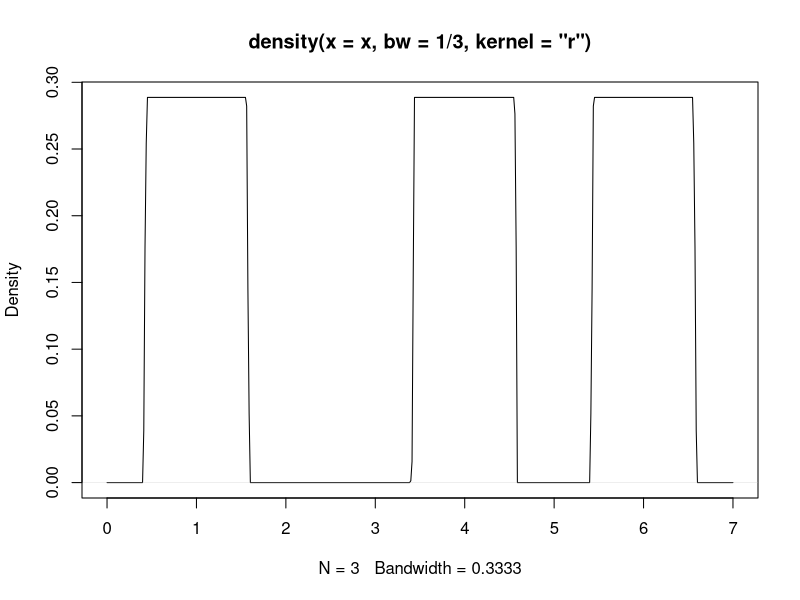
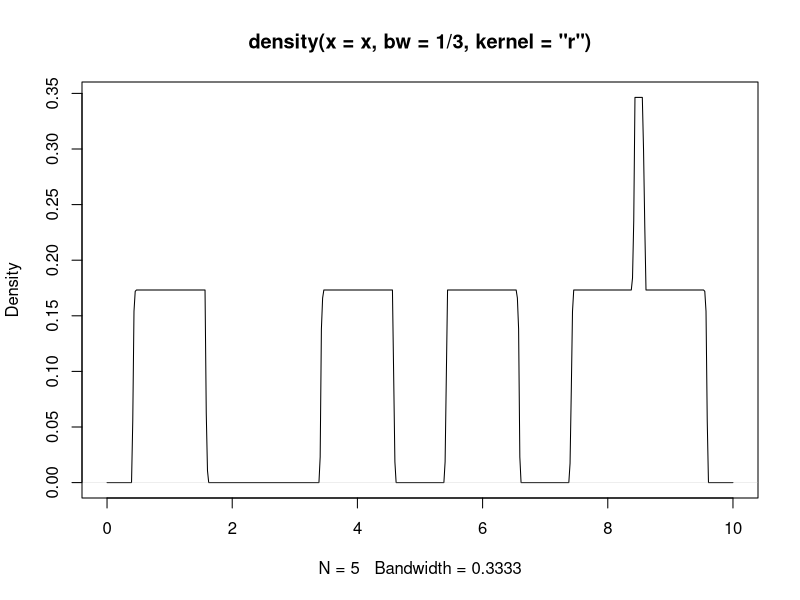
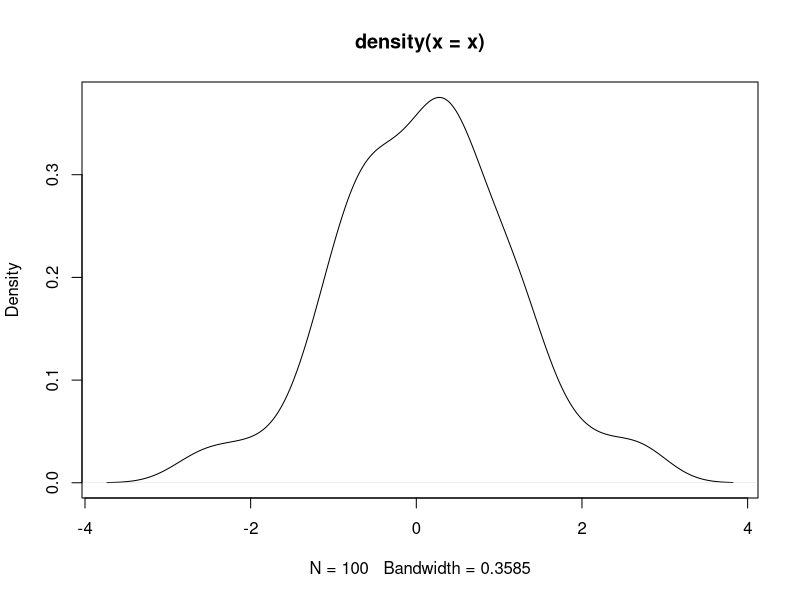
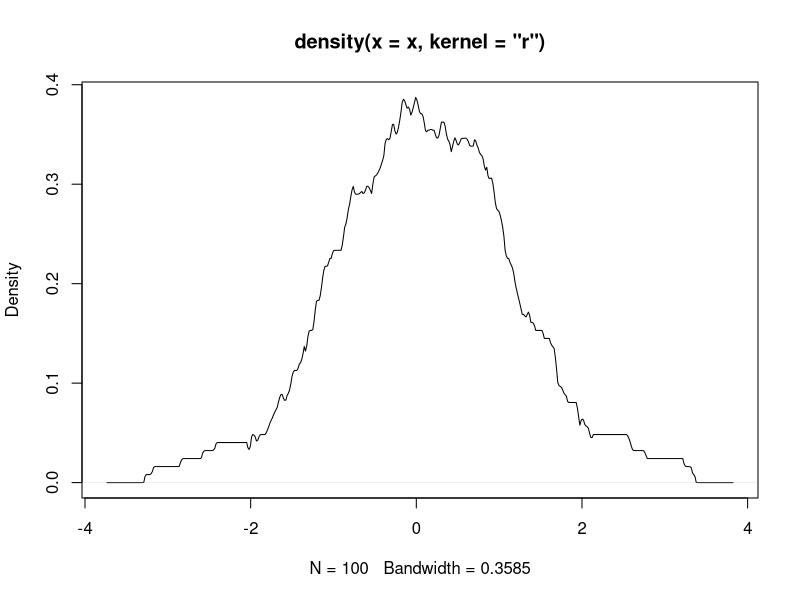
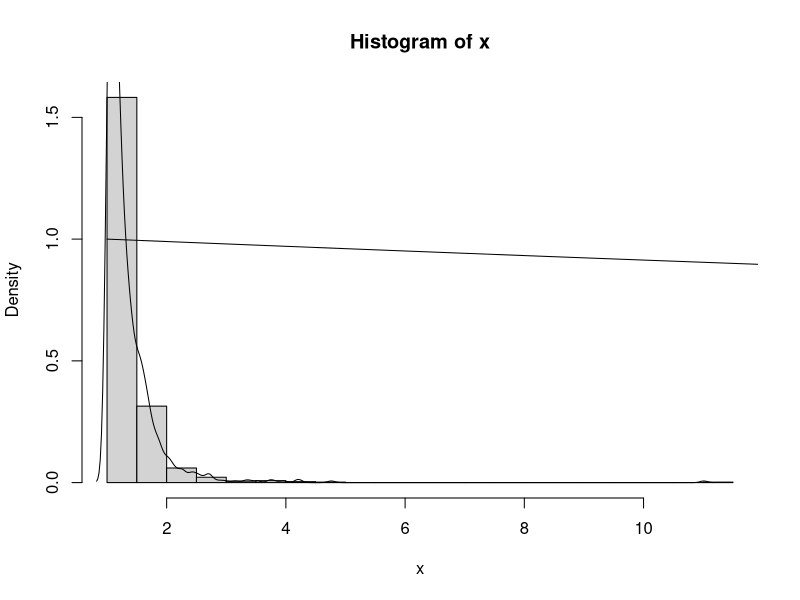
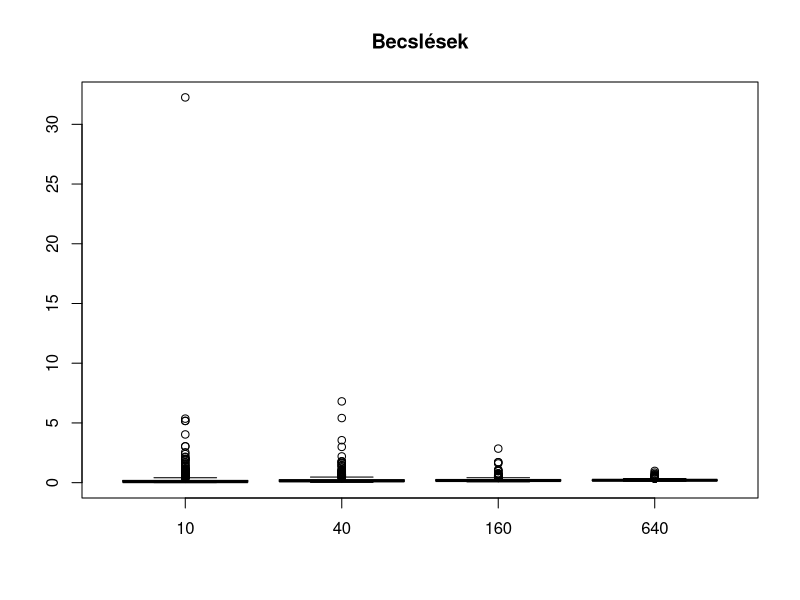
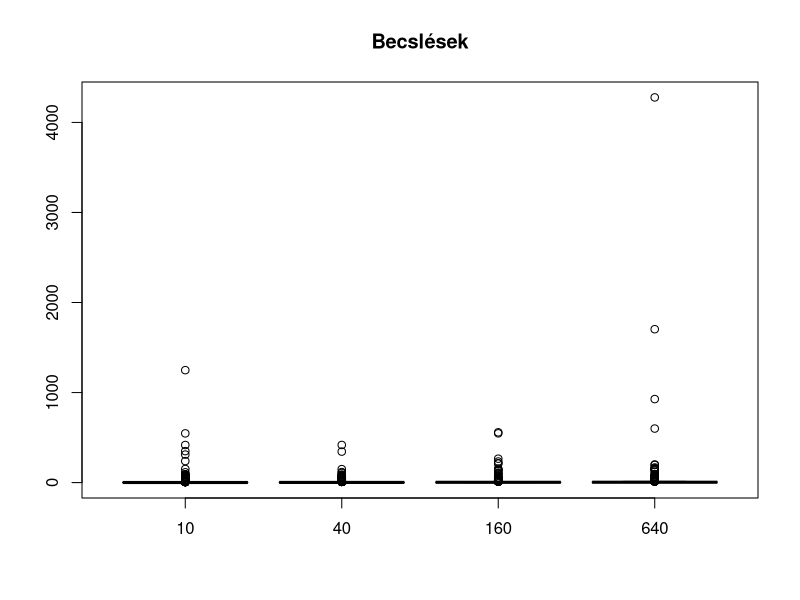

These charts were generated, in order, by the following R code:
####
#3.gyak
#HF1: papíros/2
##################
#Parzen-Rosenblatt
##################

#kicsi mintára, hogy lássuk

x=c(1,4,6)
plot(density(x,bw=1/3,kernel="r")) #egyenletes elo. a magfv.

x=c(1,4,6,8,9)
plot(density(x,bw=1/3,kernel="r"))
#bw a magfv szórása
#

x=rnorm(100)
plot(density(x))
plot(density(x,kernel="r"))

#####
#becslések vizsgálata
#más eloszlásokra (pl. Pareto)
#boxplot abrazolással összehasonlitani

n=c(10,40,160,640)
est=matrix(0,1000,4)
alpha=4
xs<-list()
for(j in 1:1000) {
  for (i in 1:length(n))  {
    x=runif(n[i])^{-1/alpha} 
    #HF2:milyen eloszlású az x?
    est[j,i]=var(x)
  }
}
x=runif(1000)^{-1/alpha} 
#x=x[x<20]
hist(x,freq = FALSE,nclass = 30)
lines(density(x))
xx=c(0:(max(x)*100))/100
lines(dexp(xx,))

v<-list()
v$"10"<-est[,1]
v$"40"<-est[,2]
v$"160"<-est[,3]
v$"640"<-est[,4]

boxplot(v,main="Becslések")

n=c(10,40,160,640)
est=matrix(0,1000,4)
alpha=2
#ennek már nem véges a szórása
for(j in 1:1000)
{
  for (i in 1:length(n))
  {x=runif(n[i])^{-1/alpha}
  est[j,i]=var(x)}
}

v<-list()
v$"10"<-est[,1]
v$"40"<-est[,2]
v$"160"<-est[,3]
v$"640"<-est[,4]


boxplot(v,main="Becslések")
#itt nincs javulás

#HF3: más eloszlásokra is megnézni a szórásbecslés változását az elemszám
#függvényében

